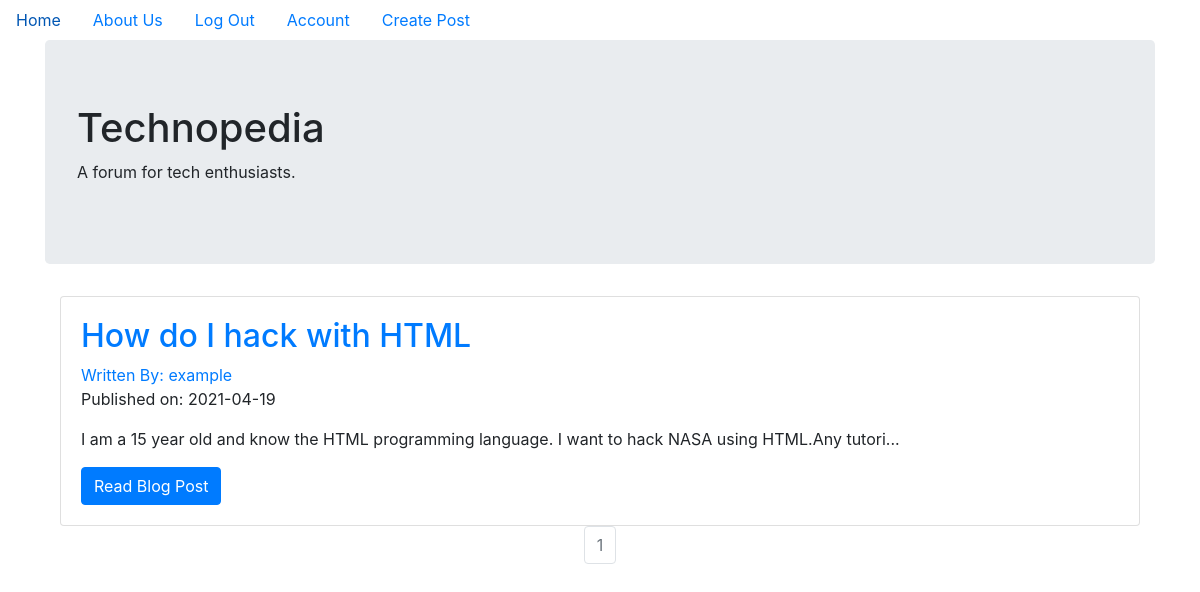
The page / (signed in) on the database its author committed.
### techblog/models.py (models this page shows, shortened)
class BlogPost(db.Model):
    users = db.relationship(User)
    id = db.Column(db.Integer, primary_key=True)
    user_id = db.Column(db.Integer, db.ForeignKey('users.id'), nullable=False)
    date = db.Column(db.DateTime, nullable=False, default=datetime.utcnow)
    title = db.Column(db.String(140), nullable=False)
    text = db.Column(db.Text, nullable=False)

class User(db.Model, UserMixin):
    __tablename__ = 'users'
    id = db.Column(db.Integer, primary_key = True)
    profile_image = db.Column(db.String(20), nullable=False, default='default_profile.png')
    email = db.Column(db.String(64), unique=True, index=True)
    username = db.Column(db.String(64), unique=True, index=True)
    password_hash = db.Column(db.String(128))
    posts = db.relationship('BlogPost', backref='author', lazy=True)

### techblog/core/views.py (the view)
@core.route('/')
def index():
    page = request.args.get('page', 1, type=int)
    blog_posts = BlogPost.query.order_by(BlogPost.date.desc()).paginate(page=page, per_page=10)
    return render_template('index.html',blog_posts=blog_posts)

### techblog/models.py (called while the page is built)
@login_manager.user_loader
def load_user(user_id):
    return User.query.get(user_id)

### techblog/templates/index.html (shortened to what this page needs)
{% extends "base.html" %}
{% block content %}
<div class="jumbotron">
  <h1>Technopedia</h1>
  <p>A forum for tech enthusiasts.</p>
</div>
<div class="container">
  {% for post in blog_posts.items %}
  <div class="card">
    <div class="card-body">
      <h2><a class="card-title" href="  {{ url_for('blog_posts.blog_post', blog_post_id=post.id) }}">{{ post.title
          }}</a></h2>
      <a href="{{ url_for('users.user_posts', username=post.author.username) }}">Written By: {{ post.author.username
        }}</a>
      <p>Published on: {{ post.date.strftime('%Y-%m-%d') }}</p>
      <p class="card-text">{{ post.text[:100] }}...</p>
      <a href="{{ url_for('blog_posts.blog_post', blog_post_id=post.id) }}" class="btn btn-primary">Read Blog Post</a>
    </div>
  </div>
  {% endfor %}
  <nav aria-label="Page navigation example">
    <ul class="pagination justify-content-center">
      {% for page_num in blog_posts.iter_pages(left_edge=1, right_edge=1, left_current=1, right_current=2) %}
      {% if blog_posts.page == page_num %}
      <li class="page-item disabled">
        <a class="page-link" href="{{ url_for('core.index', page=page_num) }}">{{ page_num }}</a>
      </li>
      {% else %}
      <li class="page-item"><a class="page-link" href="{{ url_for('core.index', page=page_num) }}">{{ page_num }}</a>
      </li>
      {% endif %}
      {% endfor %}
  </nav>
  {% endblock %}

### rows shown on the page
BlogPost: title "How do I hack with HTML", author.username "example", date "2021-04-19", text "I am a 15 year old and know the HTML programming language. I want to hack NASA using HTML.Any tutori"

### other values the page prints
{{ page_num }} "1"
